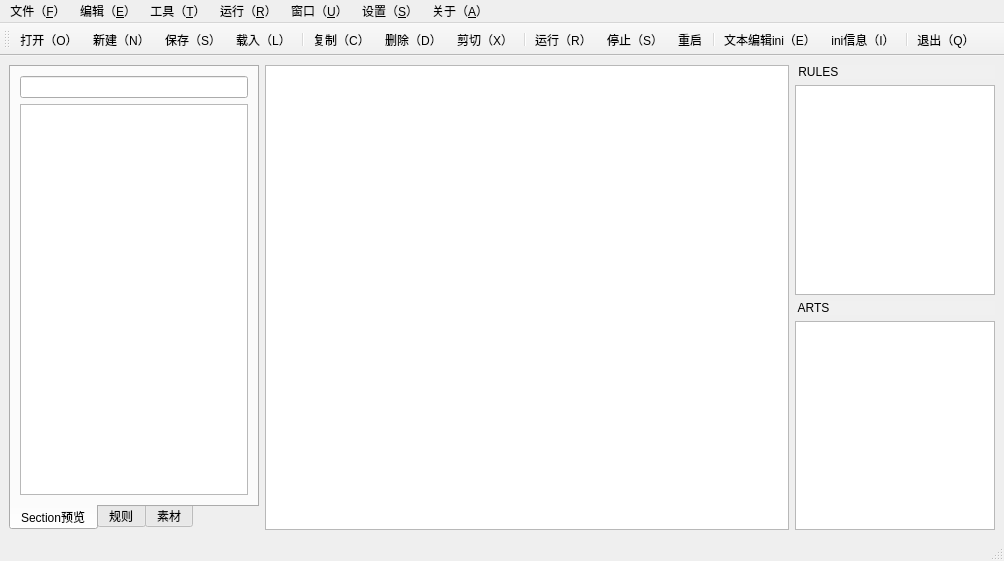
<?xml version="1.0" encoding="UTF-8"?>
<ui version="4.0">
 <class>RineMainWindow</class>
 <widget class="QMainWindow" name="RineMainWindow">
  <property name="geometry">
   <rect>
    <x>0</x>
    <y>0</y>
    <width>1004</width>
    <height>561</height>
   </rect>
  </property>
  <property name="windowTitle">
   <string>Red Alert 2 INI Node Editor</string>
  </property>
  <widget class="QWidget" name="centralwidget">
   <layout class="QGridLayout" name="gridLayout_2">
    <item row="0" column="0">
     <widget class="QTabWidget" name="tabWidget">
      <property name="sizePolicy">
       <sizepolicy hsizetype="Fixed" vsizetype="Expanding">
        <horstretch>0</horstretch>
        <verstretch>0</verstretch>
       </sizepolicy>
      </property>
      <property name="maximumSize">
       <size>
        <width>250</width>
        <height>16777215</height>
       </size>
      </property>
      <property name="tabPosition">
       <enum>QTabWidget::TabPosition::South</enum>
      </property>
      <property name="currentIndex">
       <number>0</number>
      </property>
      <widget class="QWidget" name="tab_3">
       <attribute name="title">
        <string>Section预览</string>
       </attribute>
       <layout class="QVBoxLayout" name="verticalLayout_4">
        <item>
         <layout class="QHBoxLayout" name="horizontalLayout_3">
          <item>
           <widget class="QLineEdit" name="lineEdit_section_search"/>
          </item>
         </layout>
        </item>
        <item>
         <widget class="QListWidget" name="listWidget_sections"/>
        </item>
       </layout>
      </widget>
      <widget class="QWidget" name="tab">
       <attribute name="title">
        <string>规则</string>
       </attribute>
       <layout class="QVBoxLayout" name="verticalLayout_3">
        <item>
         <layout class="QHBoxLayout" name="horizontalLayout">
          <property name="sizeConstraint">
           <enum>QLayout::SizeConstraint::SetMinimumSize</enum>
          </property>
          <item>
           <widget class="QLineEdit" name="lineEdit_search_rule"/>
          </item>
          <item>
           <widget class="QPushButton" name="search_button_G">
            <property name="text">
             <string>搜索</string>
            </property>
           </widget>
          </item>
         </layout>
        </item>
        <item>
         <widget class="QTreeView" name="treeView_G">
          <property name="minimumSize">
           <size>
            <width>0</width>
            <height>0</height>
           </size>
          </property>
         </widget>
        </item>
       </layout>
      </widget>
      <widget class="QWidget" name="tab_2">
       <attribute name="title">
        <string>素材</string>
       </attribute>
       <layout class="QVBoxLayout" name="verticalLayout_2">
        <item>
         <layout class="QHBoxLayout" name="horizontalLayout_2">
          <item>
           <widget class="QLineEdit" name="lineEdit_search_source"/>
          </item>
          <item>
           <widget class="QPushButton" name="search_button_S">
            <property name="text">
             <string>搜索</string>
            </property>
           </widget>
          </item>
         </layout>
        </item>
        <item>
         <widget class="QTreeView" name="treeView_S"/>
        </item>
       </layout>
      </widget>
     </widget>
    </item>
    <item row="0" column="1">
     <widget class="QGraphicsView" name="graphicsView"/>
    </item>
    <item row="0" column="2">
     <layout class="QVBoxLayout" name="verticalLayout">
      <item>
       <widget class="QLabel" name="label_Rules">
        <property name="sizePolicy">
         <sizepolicy hsizetype="Fixed" vsizetype="Preferred">
          <horstretch>0</horstretch>
          <verstretch>0</verstretch>
         </sizepolicy>
        </property>
        <property name="maximumSize">
         <size>
          <width>200</width>
          <height>16777215</height>
         </size>
        </property>
        <property name="palette">
         <palette>
          <active>
           <colorrole role="WindowText">
            <brush brushstyle="SolidPattern">
             <color alpha="255">
              <red>255</red>
              <green>255</green>
              <blue>255</blue>
             </color>
            </brush>
           </colorrole>
           <colorrole role="Button">
            <brush brushstyle="SolidPattern">
             <color alpha="255">
              <red>0</red>
              <green>193</green>
              <blue>29</blue>
             </color>
            </brush>
           </colorrole>
           <colorrole role="Light">
            <brush brushstyle="SolidPattern">
             <color alpha="255">
              <red>34</red>
              <green>255</green>
              <blue>68</blue>
             </color>
            </brush>
           </colorrole>
           <colorrole role="Midlight">
            <brush brushstyle="SolidPattern">
             <color alpha="255">
              <red>17</red>
              <green>224</green>
              <blue>48</blue>
             </color>
            </brush>
           </colorrole>
           <colorrole role="Dark">
            <brush brushstyle="SolidPattern">
             <color alpha="255">
              <red>0</red>
              <green>96</green>
              <blue>15</blue>
             </color>
            </brush>
           </colorrole>
           <colorrole role="Mid">
            <brush brushstyle="SolidPattern">
             <color alpha="255">
              <red>0</red>
              <green>129</green>
              <blue>19</blue>
             </color>
            </brush>
           </colorrole>
           <colorrole role="Window">
            <brush brushstyle="SolidPattern">
             <color alpha="255">
              <red>0</red>
              <green>193</green>
              <blue>29</blue>
             </color>
            </brush>
           </colorrole>
           <colorrole role="Shadow">
            <brush brushstyle="SolidPattern">
             <color alpha="255">
              <red>0</red>
              <green>0</green>
              <blue>0</blue>
             </color>
            </brush>
           </colorrole>
           <colorrole role="AlternateBase">
            <brush brushstyle="SolidPattern">
             <color alpha="255">
              <red>127</red>
              <green>224</green>
              <blue>142</blue>
             </color>
            </brush>
           </colorrole>
          </active>
          <inactive>
           <colorrole role="WindowText">
            <brush brushstyle="SolidPattern">
             <color alpha="255">
              <red>0</red>
              <green>0</green>
              <blue>0</blue>
             </color>
            </brush>
           </colorrole>
           <colorrole role="Button">
            <brush brushstyle="SolidPattern">
             <color alpha="255">
              <red>240</red>
              <green>240</green>
              <blue>240</blue>
             </color>
            </brush>
           </colorrole>
           <colorrole role="Light">
            <brush brushstyle="SolidPattern">
             <color alpha="255">
              <red>255</red>
              <green>255</green>
              <blue>255</blue>
             </color>
            </brush>
           </colorrole>
           <colorrole role="Midlight">
            <brush brushstyle="SolidPattern">
             <color alpha="255">
              <red>227</red>
              <green>227</green>
              <blue>227</blue>
             </color>
            </brush>
           </colorrole>
           <colorrole role="Dark">
            <brush brushstyle="SolidPattern">
             <color alpha="255">
              <red>160</red>
              <green>160</green>
              <blue>160</blue>
             </color>
            </brush>
           </colorrole>
           <colorrole role="Mid">
            <brush brushstyle="SolidPattern">
             <color alpha="255">
              <red>160</red>
              <green>160</green>
              <blue>160</blue>
             </color>
            </brush>
           </colorrole>
           <colorrole role="Window">
            <brush brushstyle="SolidPattern">
             <color alpha="255">
              <red>240</red>
              <green>240</green>
              <blue>240</blue>
             </color>
            </brush>
           </colorrole>
           <colorrole role="Shadow">
            <brush brushstyle="SolidPattern">
             <color alpha="255">
              <red>105</red>
              <green>105</green>
              <blue>105</blue>
             </color>
            </brush>
           </colorrole>
           <colorrole role="AlternateBase">
            <brush brushstyle="SolidPattern">
             <color alpha="255">
              <red>245</red>
              <green>245</green>
              <blue>245</blue>
             </color>
            </brush>
           </colorrole>
          </inactive>
          <disabled>
           <colorrole role="WindowText">
            <brush brushstyle="SolidPattern">
             <color alpha="255">
              <red>0</red>
              <green>96</green>
              <blue>15</blue>
             </color>
            </brush>
           </colorrole>
           <colorrole role="Button">
            <brush brushstyle="SolidPattern">
             <color alpha="255">
              <red>0</red>
              <green>193</green>
              <blue>29</blue>
             </color>
            </brush>
           </colorrole>
           <colorrole role="Light">
            <brush brushstyle="SolidPattern">
             <color alpha="255">
              <red>34</red>
              <green>255</green>
              <blue>68</blue>
             </color>
            </brush>
           </colorrole>
           <colorrole role="Midlight">
            <brush brushstyle="SolidPattern">
             <color alpha="255">
              <red>17</red>
              <green>224</green>
              <blue>48</blue>
             </color>
            </brush>
           </colorrole>
           <colorrole role="Dark">
            <brush brushstyle="SolidPattern">
             <color alpha="255">
              <red>0</red>
              <green>96</green>
              <blue>15</blue>
             </color>
            </brush>
           </colorrole>
           <colorrole role="Mid">
            <brush brushstyle="SolidPattern">
             <color alpha="255">
              <red>0</red>
              <green>129</green>
              <blue>19</blue>
             </color>
            </brush>
           </colorrole>
           <colorrole role="Window">
            <brush brushstyle="SolidPattern">
             <color alpha="255">
              <red>0</red>
              <green>193</green>
              <blue>29</blue>
             </color>
            </brush>
           </colorrole>
           <colorrole role="Shadow">
            <brush brushstyle="SolidPattern">
             <color alpha="255">
              <red>0</red>
              <green>0</green>
              <blue>0</blue>
             </color>
            </brush>
           </colorrole>
           <colorrole role="AlternateBase">
            <brush brushstyle="SolidPattern">
             <color alpha="255">
              <red>245</red>
              <green>245</green>
              <blue>245</blue>
             </color>
            </brush>
           </colorrole>
          </disabled>
         </palette>
        </property>
        <property name="autoFillBackground">
         <bool>true</bool>
        </property>
        <property name="text">
         <string> RULES</string>
        </property>
       </widget>
      </item>
      <item>
       <widget class="QTextEdit" name="textEdit">
        <property name="sizePolicy">
         <sizepolicy hsizetype="Fixed" vsizetype="Expanding">
          <horstretch>0</horstretch>
          <verstretch>0</verstretch>
         </sizepolicy>
        </property>
        <property name="maximumSize">
         <size>
          <width>200</width>
          <height>16777215</height>
         </size>
        </property>
       </widget>
      </item>
      <item>
       <widget class="QLabel" name="label_Arts">
        <property name="sizePolicy">
         <sizepolicy hsizetype="Fixed" vsizetype="Preferred">
          <horstretch>0</horstretch>
          <verstretch>0</verstretch>
         </sizepolicy>
        </property>
        <property name="maximumSize">
         <size>
          <width>200</width>
          <height>16777215</height>
         </size>
        </property>
        <property name="palette">
         <palette>
          <active>
           <colorrole role="WindowText">
            <brush brushstyle="SolidPattern">
             <color alpha="255">
              <red>255</red>
              <green>255</green>
              <blue>255</blue>
             </color>
            </brush>
           </colorrole>
           <colorrole role="Button">
            <brush brushstyle="SolidPattern">
             <color alpha="255">
              <red>0</red>
              <green>193</green>
              <blue>29</blue>
             </color>
            </brush>
           </colorrole>
           <colorrole role="Light">
            <brush brushstyle="SolidPattern">
             <color alpha="255">
              <red>34</red>
              <green>255</green>
              <blue>68</blue>
             </color>
            </brush>
           </colorrole>
           <colorrole role="Midlight">
            <brush brushstyle="SolidPattern">
             <color alpha="255">
              <red>17</red>
              <green>224</green>
              <blue>48</blue>
             </color>
            </brush>
           </colorrole>
           <colorrole role="Dark">
            <brush brushstyle="SolidPattern">
             <color alpha="255">
              <red>0</red>
              <green>96</green>
              <blue>15</blue>
             </color>
            </brush>
           </colorrole>
           <colorrole role="Mid">
            <brush brushstyle="SolidPattern">
             <color alpha="255">
              <red>0</red>
              <green>129</green>
              <blue>19</blue>
             </color>
            </brush>
           </colorrole>
           <colorrole role="Window">
            <brush brushstyle="SolidPattern">
             <color alpha="255">
              <red>0</red>
              <green>193</green>
              <blue>29</blue>
             </color>
            </brush>
           </colorrole>
           <colorrole role="Shadow">
            <brush brushstyle="SolidPattern">
             <color alpha="255">
              <red>0</red>
              <green>0</green>
              <blue>0</blue>
             </color>
            </brush>
           </colorrole>
           <colorrole role="AlternateBase">
            <brush brushstyle="SolidPattern">
             <color alpha="255">
              <red>127</red>
              <green>224</green>
              <blue>142</blue>
             </color>
            </brush>
           </colorrole>
          </active>
          <inactive>
           <colorrole role="WindowText">
            <brush brushstyle="SolidPattern">
             <color alpha="255">
              <red>0</red>
              <green>0</green>
              <blue>0</blue>
             </color>
            </brush>
           </colorrole>
           <colorrole role="Button">
            <brush brushstyle="SolidPattern">
             <color alpha="255">
              <red>240</red>
              <green>240</green>
              <blue>240</blue>
             </color>
            </brush>
           </colorrole>
           <colorrole role="Light">
            <brush brushstyle="SolidPattern">
             <color alpha="255">
              <red>255</red>
              <green>255</green>
              <blue>255</blue>
             </color>
            </brush>
           </colorrole>
           <colorrole role="Midlight">
            <brush brushstyle="SolidPattern">
             <color alpha="255">
              <red>227</red>
              <green>227</green>
              <blue>227</blue>
             </color>
            </brush>
           </colorrole>
           <colorrole role="Dark">
            <brush brushstyle="SolidPattern">
             <color alpha="255">
              <red>160</red>
              <green>160</green>
              <blue>160</blue>
             </color>
            </brush>
           </colorrole>
           <colorrole role="Mid">
            <brush brushstyle="SolidPattern">
             <color alpha="255">
              <red>160</red>
              <green>160</green>
              <blue>160</blue>
             </color>
            </brush>
           </colorrole>
           <colorrole role="Window">
            <brush brushstyle="SolidPattern">
             <color alpha="255">
              <red>240</red>
              <green>240</green>
              <blue>240</blue>
             </color>
            </brush>
           </colorrole>
           <colorrole role="Shadow">
            <brush brushstyle="SolidPattern">
             <color alpha="255">
              <red>105</red>
              <green>105</green>
              <blue>105</blue>
             </color>
            </brush>
           </colorrole>
           <colorrole role="AlternateBase">
            <brush brushstyle="SolidPattern">
             <color alpha="255">
              <red>245</red>
              <green>245</green>
              <blue>245</blue>
             </color>
            </brush>
           </colorrole>
          </inactive>
          <disabled>
           <colorrole role="WindowText">
            <brush brushstyle="SolidPattern">
             <color alpha="255">
              <red>0</red>
              <green>96</green>
              <blue>15</blue>
             </color>
            </brush>
           </colorrole>
           <colorrole role="Button">
            <brush brushstyle="SolidPattern">
             <color alpha="255">
              <red>0</red>
              <green>193</green>
              <blue>29</blue>
             </color>
            </brush>
           </colorrole>
           <colorrole role="Light">
            <brush brushstyle="SolidPattern">
             <color alpha="255">
              <red>34</red>
              <green>255</green>
              <blue>68</blue>
             </color>
            </brush>
           </colorrole>
           <colorrole role="Midlight">
            <brush brushstyle="SolidPattern">
             <color alpha="255">
              <red>17</red>
              <green>224</green>
              <blue>48</blue>
             </color>
            </brush>
           </colorrole>
           <colorrole role="Dark">
            <brush brushstyle="SolidPattern">
             <color alpha="255">
              <red>0</red>
              <green>96</green>
              <blue>15</blue>
             </color>
            </brush>
           </colorrole>
           <colorrole role="Mid">
            <brush brushstyle="SolidPattern">
             <color alpha="255">
              <red>0</red>
              <green>129</green>
              <blue>19</blue>
             </color>
            </brush>
           </colorrole>
           <colorrole role="Window">
            <brush brushstyle="SolidPattern">
             <color alpha="255">
              <red>0</red>
              <green>193</green>
              <blue>29</blue>
             </color>
            </brush>
           </colorrole>
           <colorrole role="Shadow">
            <brush brushstyle="SolidPattern">
             <color alpha="255">
              <red>0</red>
              <green>0</green>
              <blue>0</blue>
             </color>
            </brush>
           </colorrole>
           <colorrole role="AlternateBase">
            <brush brushstyle="SolidPattern">
             <color alpha="255">
              <red>245</red>
              <green>245</green>
              <blue>245</blue>
             </color>
            </brush>
           </colorrole>
          </disabled>
         </palette>
        </property>
        <property name="autoFillBackground">
         <bool>true</bool>
        </property>
        <property name="text">
         <string> ARTS</string>
        </property>
       </widget>
      </item>
      <item>
       <widget class="QTextEdit" name="textEdit_2">
        <property name="sizePolicy">
         <sizepolicy hsizetype="Fixed" vsizetype="Expanding">
          <horstretch>0</horstretch>
          <verstretch>0</verstretch>
         </sizepolicy>
        </property>
        <property name="maximumSize">
         <size>
          <width>200</width>
          <height>16777215</height>
         </size>
        </property>
       </widget>
      </item>
     </layout>
    </item>
   </layout>
  </widget>
  <widget class="QMenuBar" name="menubar">
   <property name="geometry">
    <rect>
     <x>0</x>
     <y>0</y>
     <width>1004</width>
     <height>17</height>
    </rect>
   </property>
   <widget class="QMenu" name="menu_F">
    <property name="title">
     <string>文件（&amp;F）</string>
    </property>
    <addaction name="action_O"/>
    <addaction name="action_N"/>
    <addaction name="action_S"/>
    <addaction name="action_L"/>
   </widget>
   <widget class="QMenu" name="menu_E">
    <property name="title">
     <string>编辑（&amp;E）</string>
    </property>
    <addaction name="action_C"/>
    <addaction name="action_X"/>
    <addaction name="action_D"/>
   </widget>
   <widget class="QMenu" name="menu_T">
    <property name="title">
     <string>工具（&amp;T）</string>
    </property>
    <addaction name="action_ini_E"/>
   </widget>
   <widget class="QMenu" name="menu_R">
    <property name="title">
     <string>运行（&amp;R）</string>
    </property>
    <addaction name="action_R"/>
    <addaction name="action_S_2"/>
    <addaction name="action"/>
   </widget>
   <widget class="QMenu" name="menu_U">
    <property name="title">
     <string>窗口（&amp;U）</string>
    </property>
   </widget>
   <widget class="QMenu" name="menu_U_2">
    <property name="title">
     <string>设置（&amp;S）</string>
    </property>
   </widget>
   <widget class="QMenu" name="menu_A">
    <property name="title">
     <string>关于（&amp;A）</string>
    </property>
    <addaction name="actionini_I"/>
    <addaction name="action_Q"/>
   </widget>
   <addaction name="menu_F"/>
   <addaction name="menu_E"/>
   <addaction name="menu_T"/>
   <addaction name="menu_R"/>
   <addaction name="menu_U"/>
   <addaction name="menu_U_2"/>
   <addaction name="menu_A"/>
  </widget>
  <widget class="QStatusBar" name="statusbar"/>
  <widget class="QToolBar" name="toolBar">
   <property name="windowTitle">
    <string>toolBar</string>
   </property>
   <attribute name="toolBarArea">
    <enum>TopToolBarArea</enum>
   </attribute>
   <attribute name="toolBarBreak">
    <bool>false</bool>
   </attribute>
   <addaction name="action_O"/>
   <addaction name="action_N"/>
   <addaction name="action_S"/>
   <addaction name="action_L"/>
   <addaction name="separator"/>
   <addaction name="action_C"/>
   <addaction name="action_D"/>
   <addaction name="action_X"/>
   <addaction name="separator"/>
   <addaction name="action_R"/>
   <addaction name="action_S_2"/>
   <addaction name="action"/>
   <addaction name="separator"/>
   <addaction name="action_ini_E"/>
   <addaction name="actionini_I"/>
   <addaction name="separator"/>
   <addaction name="action_Q"/>
  </widget>
  <action name="action_O">
   <property name="icon">
    <iconset theme="folder-open">
     <normalon>:/res/open.png</normalon>
    </iconset>
   </property>
   <property name="text">
    <string>打开（&amp;O）</string>
   </property>
   <property name="shortcut">
    <string>O</string>
   </property>
   <property name="shortcutVisibleInContextMenu">
    <bool>true</bool>
   </property>
  </action>
  <action name="action_N">
   <property name="icon">
    <iconset theme="document-new" resource="res.qrc">
     <normaloff>:/res/new.png</normaloff>
     <normalon>:/res/save.png</normalon>:/res/new.png</iconset>
   </property>
   <property name="text">
    <string>新建（&amp;N）</string>
   </property>
   <property name="shortcut">
    <string>N</string>
   </property>
  </action>
  <action name="action_S">
   <property name="icon">
    <iconset theme="document-save">
     <normalon>:/res/save.png</normalon>
    </iconset>
   </property>
   <property name="text">
    <string>保存（&amp;S）</string>
   </property>
   <property name="shortcut">
    <string>S</string>
   </property>
  </action>
  <action name="action_L">
   <property name="icon">
    <iconset theme="image-loading">
     <normalon>:/res/load.png</normalon>
    </iconset>
   </property>
   <property name="text">
    <string>载入（&amp;L）</string>
   </property>
  </action>
  <action name="action_C">
   <property name="icon">
    <iconset theme="edit-copy" resource="res.qrc">
     <normaloff>:/res/copy.png</normaloff>:/res/copy.png</iconset>
   </property>
   <property name="text">
    <string>复制（&amp;C）</string>
   </property>
  </action>
  <action name="action_X">
   <property name="icon">
    <iconset theme="edit-cut">
     <normalon>:/res/cut.png</normalon>
    </iconset>
   </property>
   <property name="text">
    <string>剪切（&amp;X）</string>
   </property>
  </action>
  <action name="action_D">
   <property name="icon">
    <iconset theme="edit-delete">
     <normalon>:/res/del.png</normalon>
    </iconset>
   </property>
   <property name="text">
    <string>删除（&amp;D）</string>
   </property>
  </action>
  <action name="action_R">
   <property name="icon">
    <iconset theme="system-run" resource="res.qrc">
     <normaloff>:/res/run.png</normaloff>:/res/run.png</iconset>
   </property>
   <property name="text">
    <string>运行（&amp;R）</string>
   </property>
  </action>
  <action name="action_S_2">
   <property name="icon">
    <iconset theme="window-close" resource="res.qrc">
     <normaloff>:/res/stop.png</normaloff>:/res/stop.png</iconset>
   </property>
   <property name="text">
    <string>停止（&amp;S）</string>
   </property>
  </action>
  <action name="action">
   <property name="icon">
    <iconset theme="system-reboot">
     <normalon>:/res/restart.png</normalon>
    </iconset>
   </property>
   <property name="text">
    <string>重启</string>
   </property>
  </action>
  <action name="action_ini_E">
   <property name="icon">
    <iconset resource="res.qrc">
     <normaloff>:/res/edit.png</normaloff>:/res/edit.png</iconset>
   </property>
   <property name="text">
    <string>文本编辑ini（&amp;E）</string>
   </property>
  </action>
  <action name="actionini_I">
   <property name="icon">
    <iconset resource="res.qrc">
     <normaloff>:/res/info.png</normaloff>:/res/info.png</iconset>
   </property>
   <property name="text">
    <string>ini信息（&amp;I）</string>
   </property>
  </action>
  <action name="action_Q">
   <property name="icon">
    <iconset resource="res.qrc">
     <normaloff>:/res/exit.png</normaloff>:/res/exit.png</iconset>
   </property>
   <property name="text">
    <string>
退出（&amp;Q）</string>
   </property>
  </action>
 </widget>
 <resources>
  <include location="res.qrc"/>
 </resources>
 <connections/>
</ui>
